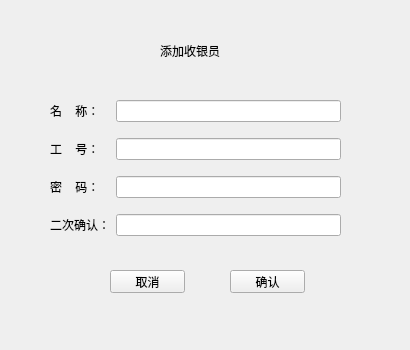
<?xml version="1.0" encoding="UTF-8"?>
<ui version="4.0">
 <class>addnewuserwindow</class>
 <widget class="QMainWindow" name="addnewuserwindow">
  <property name="geometry">
   <rect>
    <x>0</x>
    <y>0</y>
    <width>410</width>
    <height>350</height>
   </rect>
  </property>
  <property name="windowTitle">
   <string>MainWindow</string>
  </property>
  <widget class="QWidget" name="centralwidget">
   <widget class="QLabel" name="label_6">
    <property name="geometry">
     <rect>
      <x>160</x>
      <y>40</y>
      <width>131</width>
      <height>21</height>
     </rect>
    </property>
    <property name="styleSheet">
     <string notr="true">font: 16pt &quot;黑体&quot;;</string>
    </property>
    <property name="text">
     <string>添加收银员</string>
    </property>
   </widget>
   <widget class="QWidget" name="layoutWidget">
    <property name="geometry">
     <rect>
      <x>50</x>
      <y>90</y>
      <width>291</width>
      <height>156</height>
     </rect>
    </property>
    <layout class="QGridLayout" name="gridLayout">
     <item row="3" column="1">
      <widget class="QLineEdit" name="ptEdit">
       <property name="styleSheet">
        <string notr="true">font: 14pt &quot;黑体&quot;;</string>
       </property>
      </widget>
     </item>
     <item row="1" column="0">
      <widget class="QLabel" name="label_2">
       <property name="styleSheet">
        <string notr="true">font: 14pt &quot;黑体&quot;;</string>
       </property>
       <property name="text">
        <string>工    号：</string>
       </property>
      </widget>
     </item>
     <item row="2" column="0">
      <widget class="QLabel" name="label_3">
       <property name="styleSheet">
        <string notr="true">font: 14pt &quot;黑体&quot;;</string>
       </property>
       <property name="text">
        <string>密    码：</string>
       </property>
      </widget>
     </item>
     <item row="3" column="0">
      <widget class="QLabel" name="label_4">
       <property name="styleSheet">
        <string notr="true">font: 14pt &quot;黑体&quot;;</string>
       </property>
       <property name="text">
        <string>二次确认：</string>
       </property>
      </widget>
     </item>
     <item row="0" column="1">
      <widget class="QLineEdit" name="userEdit">
       <property name="styleSheet">
        <string notr="true">font: 14pt &quot;黑体&quot;;</string>
       </property>
      </widget>
     </item>
     <item row="1" column="1">
      <widget class="QLineEdit" name="idEdit">
       <property name="styleSheet">
        <string notr="true">font: 14pt &quot;黑体&quot;;</string>
       </property>
      </widget>
     </item>
     <item row="2" column="1">
      <widget class="QLineEdit" name="passworkEdit">
       <property name="styleSheet">
        <string notr="true">font: 14pt &quot;黑体&quot;;</string>
       </property>
      </widget>
     </item>
     <item row="0" column="0">
      <widget class="QLabel" name="label">
       <property name="styleSheet">
        <string notr="true">font: 14pt &quot;黑体&quot;;</string>
       </property>
       <property name="text">
        <string>名    称：</string>
       </property>
      </widget>
     </item>
    </layout>
   </widget>
   <widget class="QPushButton" name="cancleBtn">
    <property name="geometry">
     <rect>
      <x>110</x>
      <y>270</y>
      <width>75</width>
      <height>23</height>
     </rect>
    </property>
    <property name="text">
     <string>取消</string>
    </property>
   </widget>
   <widget class="QPushButton" name="sureBtn">
    <property name="geometry">
     <rect>
      <x>230</x>
      <y>270</y>
      <width>75</width>
      <height>23</height>
     </rect>
    </property>
    <property name="text">
     <string>确认</string>
    </property>
   </widget>
  </widget>
 </widget>
 <resources/>
 <connections/>
</ui>
